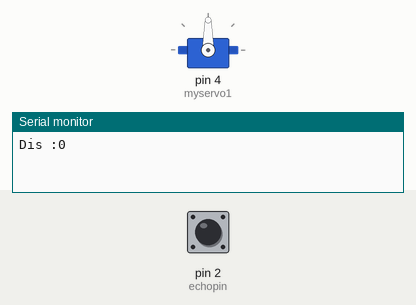
The sketch below on a simulated Arduino Uno, built with avr-gcc and run on an emulated ATmega328P. Parts: servo, the last lines printed to the serial monitor. The test bench sets the inputs (shaded band); at power-on: pin 2 (echopin) LOW.

Above: at 2.2 s.
2.3 s: pin 2 (echopin) pulsed HIGH 5 times (0.12 s each, 0.3 s apart)
At 6.2 s:
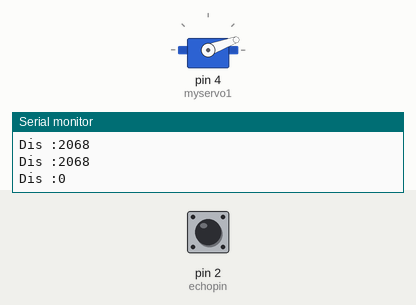
Timing chart, 0 to 7.9 s (numbered marks = the images above; inputs shaded):
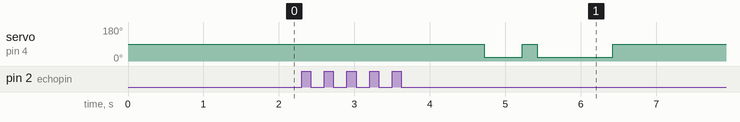

Measured:
- after the input at 2.3 s, servo on pin 4 (myservo1): 90° → 20° after 2.4 s, → 90° 0.50 s later, → 20° 0.20 s later, → 90° 1.0 s later

The sketch:

Smart_Hand_Sanitizer.ino
```cpp
#include <Servo.h> //includes the servo library
Servo myservo1;

#define echopin 2 // echo pin
#define trigpin 3 // Trigger pin

long ultra_time;
long dis_cm;
int set_cm = 16;

int Stop =5;

void setup(){ // put your setup code here, to run once

Serial.begin(9600);// initialize serial communication at 9600 bits per second:

myservo1.attach(4);
myservo1.write(90);

pinMode (trigpin, OUTPUT); // declare ultrasonic sensor Trigger pin as Output
pinMode (echopin, INPUT);  // declare ultrasonic sensor Echo pin as input

delay(1000); // Waiting for a while
}

void loop(){
//*************************
ultra_read();
//*************************

Serial.print("Dis :");Serial.println(dis_cm);

if(dis_cm<set_cm && Stop==0){ Stop = 5;
myservo1.write(20);
delay(500);
myservo1.write(90);
delay(200);
myservo1.write(20);
delay(1000);
myservo1.write(90);
}

if(dis_cm>set_cm){
if(Stop>0){Stop = Stop-1;}
myservo1.write(90);
}

delay(100);
}

//**********************ultra_read****************************
void ultra_read(){
digitalWrite(trigpin, LOW);
delayMicroseconds(2);
digitalWrite(trigpin, HIGH);
delayMicroseconds(10);
ultra_time = pulseIn (echopin, HIGH);
dis_cm =  ultra_time / 29 / 2;
}
```
